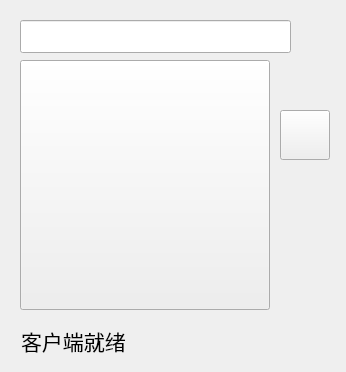
<?xml version="1.0" encoding="UTF-8"?>
<ui version="4.0">
 <class>tcpClientFileSend</class>
 <widget class="QMainWindow" name="tcpClientFileSend">
  <property name="geometry">
   <rect>
    <x>0</x>
    <y>0</y>
    <width>346</width>
    <height>372</height>
   </rect>
  </property>
  <property name="windowTitle">
   <string>桌面传输系统</string>
  </property>
  <widget class="QWidget" name="centralWidget">
   <widget class="QPushButton" name="startButton">
    <property name="geometry">
     <rect>
      <x>20</x>
      <y>60</y>
      <width>250</width>
      <height>250</height>
     </rect>
    </property>
    <property name="font">
     <font>
      <family>宋体</family>
      <pointsize>20</pointsize>
     </font>
    </property>
    <property name="text">
     <string/>
    </property>
    <property name="icon">
     <iconset resource="gSource.qrc">
      <normaloff>:/images/start.png</normaloff>:/images/start.png</iconset>
    </property>
    <property name="iconSize">
     <size>
      <width>250</width>
      <height>250</height>
     </size>
    </property>
   </widget>
   <widget class="QLabel" name="clientStatusLabel">
    <property name="geometry">
     <rect>
      <x>21</x>
      <y>325</y>
      <width>271</width>
      <height>31</height>
     </rect>
    </property>
    <property name="font">
     <font>
      <family>宋体</family>
      <pointsize>16</pointsize>
     </font>
    </property>
    <property name="text">
     <string>客户端就绪</string>
    </property>
   </widget>
   <widget class="QPushButton" name="disconnectButton">
    <property name="geometry">
     <rect>
      <x>280</x>
      <y>110</y>
      <width>50</width>
      <height>50</height>
     </rect>
    </property>
    <property name="font">
     <font>
      <family>宋体</family>
      <pointsize>20</pointsize>
     </font>
    </property>
    <property name="text">
     <string/>
    </property>
    <property name="icon">
     <iconset resource="gSource.qrc">
      <normaloff>:/images/stop.png</normaloff>:/images/stop.png</iconset>
    </property>
    <property name="iconSize">
     <size>
      <width>50</width>
      <height>50</height>
     </size>
    </property>
   </widget>
   <widget class="QLabel" name="label">
    <property name="geometry">
     <rect>
      <x>20</x>
      <y>20</y>
      <width>271</width>
      <height>31</height>
     </rect>
    </property>
    <property name="font">
     <font>
      <family>宋体</family>
      <pointsize>20</pointsize>
     </font>
    </property>
    <property name="text">
     <string/>
    </property>
   </widget>
   <widget class="QLineEdit" name="lineEditHost">
    <property name="geometry">
     <rect>
      <x>20</x>
      <y>20</y>
      <width>271</width>
      <height>33</height>
     </rect>
    </property>
    <property name="font">
     <font>
      <family>宋体</family>
      <pointsize>20</pointsize>
     </font>
    </property>
   </widget>
   <zorder>label</zorder>
   <zorder>startButton</zorder>
   <zorder>clientStatusLabel</zorder>
   <zorder>disconnectButton</zorder>
   <zorder>lineEditHost</zorder>
  </widget>
 </widget>
 <layoutdefault spacing="6" margin="11"/>
 <resources>
  <include location="gSource.qrc"/>
 </resources>
 <connections/>
</ui>
